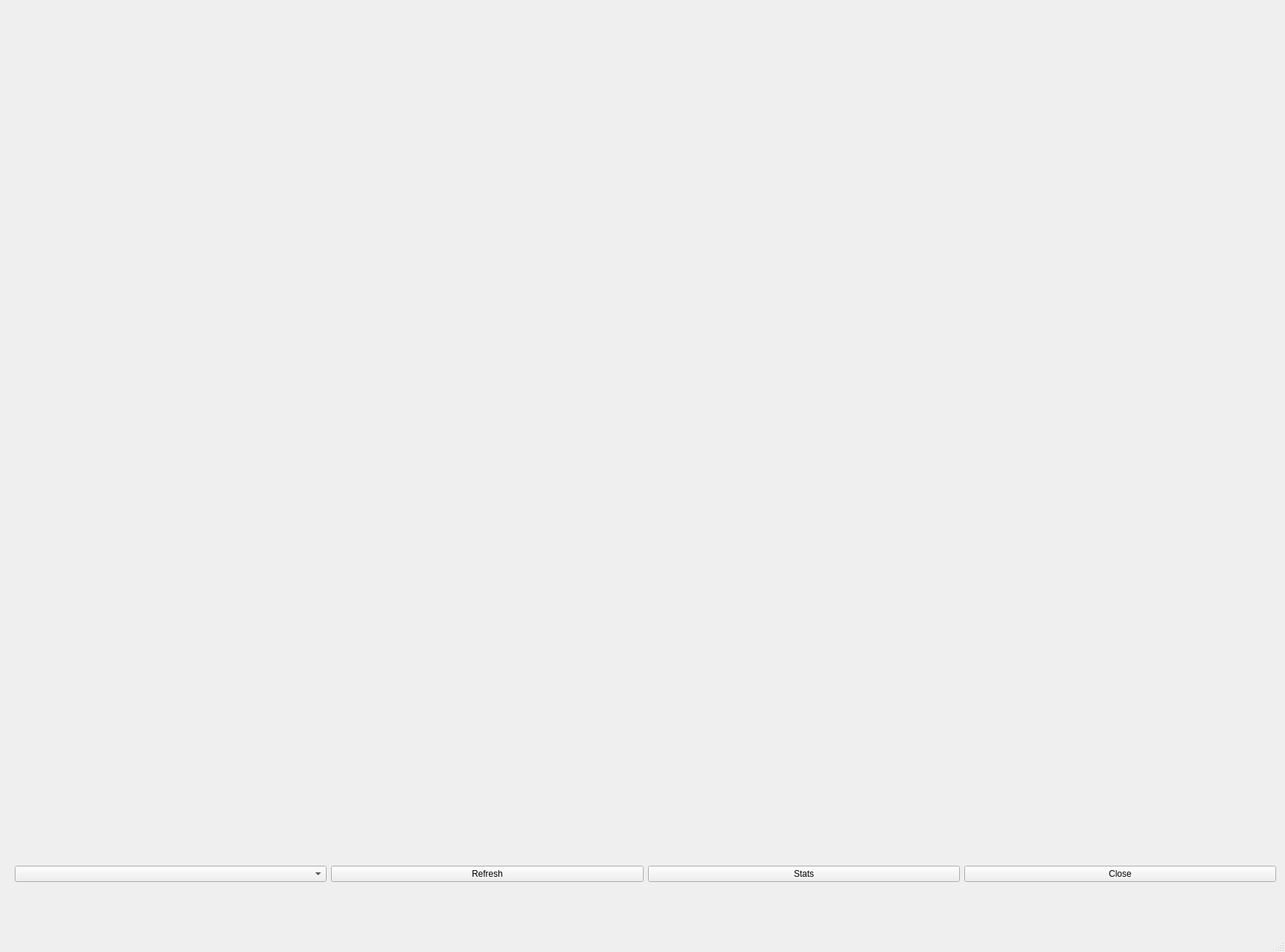
<?xml version="1.0" encoding="UTF-8"?>
<ui version="4.0">
 <class>portfolio_plot</class>
 <widget class="QMainWindow" name="portfolio_plot">
  <property name="geometry">
   <rect>
    <x>0</x>
    <y>0</y>
    <width>1743</width>
    <height>1291</height>
   </rect>
  </property>
  <property name="windowTitle">
   <string>Portfolio Stats</string>
  </property>
  <widget class="QWidget" name="centralwidget">
   <widget class="QWidget" name="horizontalLayoutWidget">
    <property name="geometry">
     <rect>
      <x>20</x>
      <y>1150</y>
      <width>1711</width>
      <height>71</height>
     </rect>
    </property>
    <layout class="QHBoxLayout" name="horizontalLayout">
     <item>
      <widget class="QComboBox" name="comboBox"/>
     </item>
     <item>
      <widget class="QPushButton" name="refresh_b">
       <property name="text">
        <string>Refresh</string>
       </property>
      </widget>
     </item>
     <item>
      <widget class="QPushButton" name="stats_btn">
       <property name="text">
        <string>Stats</string>
       </property>
      </widget>
     </item>
     <item>
      <widget class="QPushButton" name="b_close">
       <property name="text">
        <string>Close</string>
       </property>
      </widget>
     </item>
    </layout>
   </widget>
   <widget class="QWidget" name="gridLayoutWidget">
    <property name="geometry">
     <rect>
      <x>20</x>
      <y>10</y>
      <width>1711</width>
      <height>1131</height>
     </rect>
    </property>
    <layout class="QGridLayout" name="gridLayout_2">
     <item row="0" column="0">
      <layout class="QGridLayout" name="gridLayout"/>
     </item>
     <item row="0" column="1">
      <layout class="QGridLayout" name="gridLayout_right"/>
     </item>
    </layout>
   </widget>
  </widget>
  <widget class="QMenuBar" name="menubar">
   <property name="geometry">
    <rect>
     <x>0</x>
     <y>0</y>
     <width>1743</width>
     <height>24</height>
    </rect>
   </property>
  </widget>
  <widget class="QStatusBar" name="statusbar"/>
 </widget>
 <resources/>
 <connections/>
</ui>
